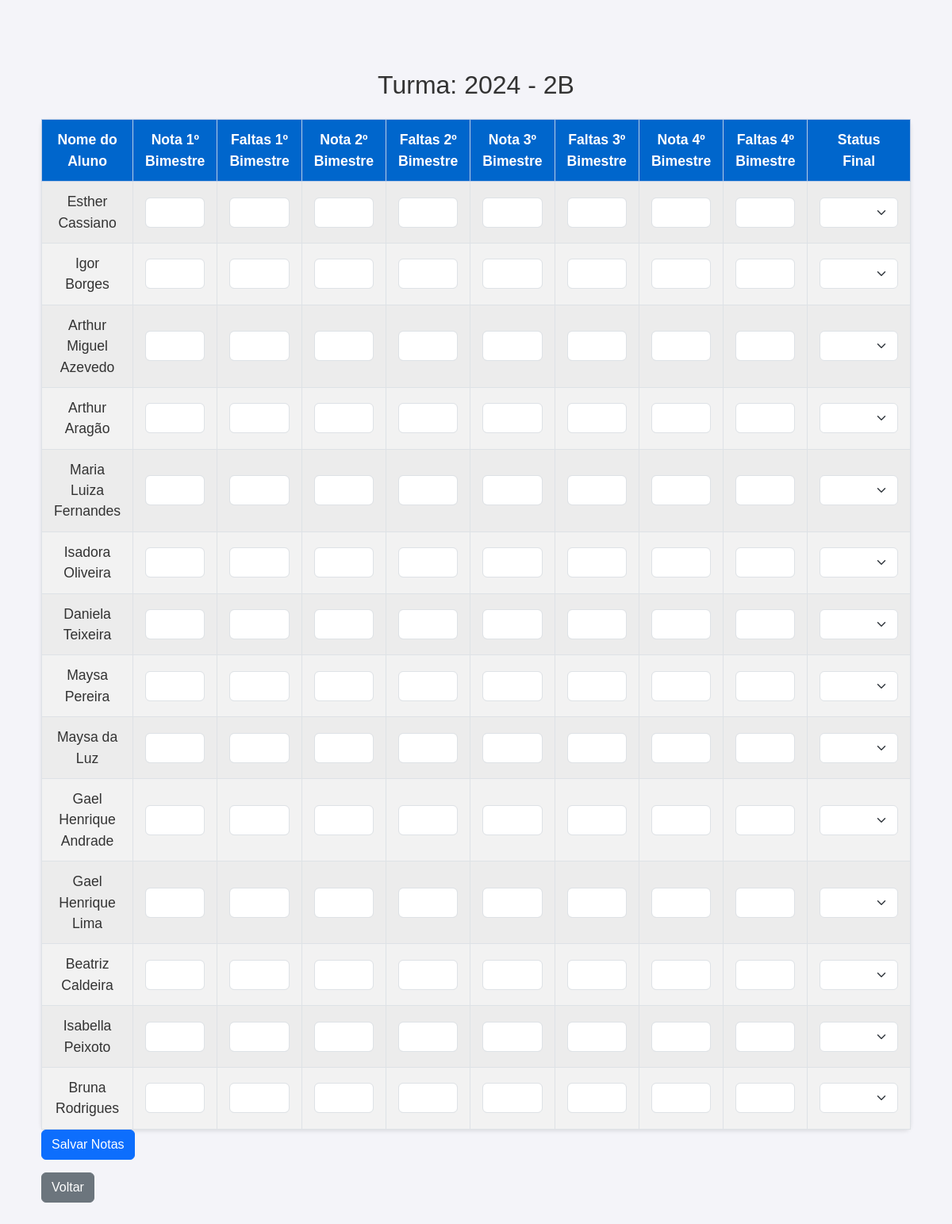
/turma/4/ (signed in), run on an earlier commit of the app's database.
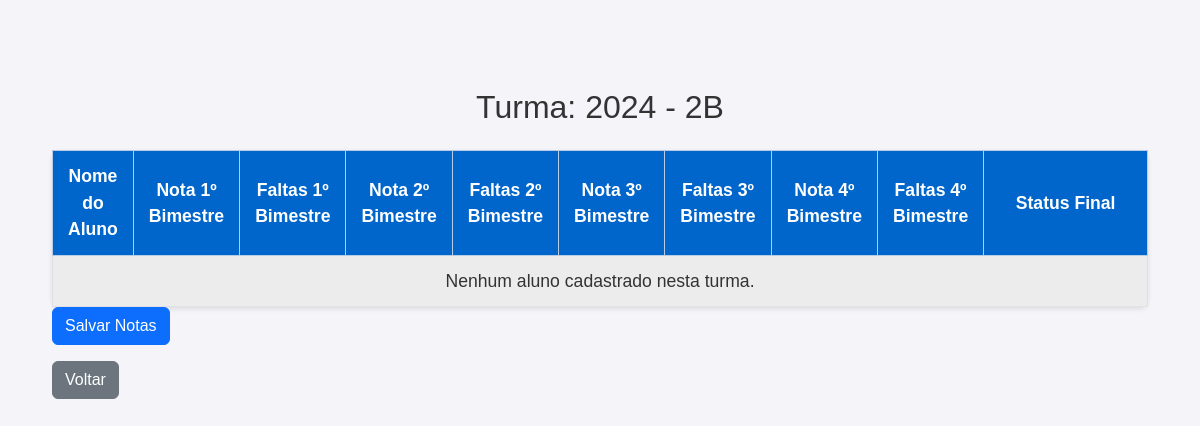
And on a later commit of the database.
### core/models.py (models this page shows, shortened)
class Aluno(models.Model):
    user = models.OneToOneField(User, on_delete=models.CASCADE, related_name='aluno_profile')
    nome = models.CharField(max_length=100)
    rm = models.CharField(max_length=20, unique=True)  # Registro de matrícula único
    ra_rg = models.CharField(max_length=20, blank=True, null=True)  # RA ou RG (opcional)
    data_nascimento = models.DateField()  # Data de nascimento do aluno
    status = models.CharField(
        max_length=11,
        choices=[('ativo', 'Ativo'), ('transferido', 'Transferido'), ('suplente', 'Suplente')],
        default='ativo'
    )
    email_responsavel = models.EmailField(max_length=100, blank=True, null=True)
    telefone_responsavel = models.CharField(max_length=15, blank=True, null=True)

### core/views.py (the view, shortened to what this page needs)
# urls.py: path('turma/<int:turma_id>/', views.detalhes_turma, name='detalhes_turma'),
@login_required
def detalhes_turma(request, turma_id):
    turma = get_object_or_404(Turma, id=turma_id)
    alunos = turma.alunos.all()
    disciplinas = Disciplina.objects.filter(professores__in=turma.professores.all()).distinct()
    return render(request, 'core/detalhes_turma.html', {'turma': turma, 'alunos': alunos})

### core/templates/core/detalhes_turma.html (shortened to what this page needs)
{% load static %}
<!DOCTYPE html>
<html lang="pt-BR">
<head>
    <link href="https://cdn.jsdelivr.net/npm/bootstrap@5.3.0/dist/css/bootstrap.min.css" rel="stylesheet">
    <link rel="stylesheet" href="{% static 'css/estilos.css' %}">
</head>
<body>
    <div class="container mt-5">
        <h1 class="text-center mb-4">Turma: {{ turma.ano }} - {{ turma.classe }}</h1>
        <form method="post">
            <table class="table table-striped table-bordered table-custom">
                <thead class="table-primary">
                    <tr>
                        <th>Nome do Aluno</th>
                        <th>Nota 1º Bimestre</th>
                        <th>Faltas 1º Bimestre</th>
                        <th>Nota 2º Bimestre</th>
                        <th>Faltas 2º Bimestre</th>
                        <th>Nota 3º Bimestre</th>
                        <th>Faltas 3º Bimestre</th>
                        <th>Nota 4º Bimestre</th>
                        <th>Faltas 4º Bimestre</th>
                        <th class="status-final">Status Final</th>
                    </tr>
                </thead>
                <tbody>
                    {% for aluno in alunos %}
                    <tr>
                        <td>{{ aluno.nome }}</td>
                        <td><input type="number" name="nota_bimestre1_{{ aluno.id }}" value="{{ aluno.nota_set.first.nota_bimestre1 }}" class="form-control"></td>
                        <td><input type="number" name="faltas_bimestre1_{{ aluno.id }}" value="{{ aluno.nota_set.first.faltas_bimestre1 }}" class="form-control"></td>
                        <td><input type="number" name="nota_bimestre2_{{ aluno.id }}" value="{{ aluno.nota_set.first.nota_bimestre2 }}" class="form-control"></td>
                        <td><input type="number" name="faltas_bimestre2_{{ aluno.id }}" value="{{ aluno.nota_set.first.faltas_bimestre2 }}" class="form-control"></td>
                        <td><input type="number" name="nota_bimestre3_{{ aluno.id }}" value="{{ aluno.nota_set.first.nota_bimestre3 }}" class="form-control"></td>
                        <td><input type="number" name="faltas_bimestre3_{{ aluno.id }}" value="{{ aluno.nota_set.first.faltas_bimestre3 }}" class="form-control"></td>
                        <td><input type="number" name="nota_bimestre4_{{ aluno.id }}" value="{{ aluno.nota_set.first.nota_bimestre4 }}" class="form-control"></td>
                        <td><input type="number" name="faltas_bimestre4_{{ aluno.id }}" value="{{ aluno.nota_set.first.faltas_bimestre4 }}" class="form-control"></td>
                        <td class="status-final">
                            <select name="status_final_{{ aluno.id }}" class="form-select">
                            </select>
                        </td>
                    </tr>
                    {% empty %}
                    <tr>
                        <td colspan="10" class="text-center">Nenhum aluno cadastrado nesta turma.</td>
                    </tr>
                    {% endfor %}
                </tbody>
            </table>
            <button type="submit" class="btn btn-primary">Salvar Notas</button>
        </form>
        <a href="{% url 'professor_home' %}" class="btn btn-secondary mt-3">Voltar</a>
    </div>
</body>
</html>

What changed in the data, as far as the page shows it:
removed Aluno: nome "Esther Cassiano"
removed Aluno: nome "Igor Borges"
removed Aluno: nome "Arthur Miguel Azevedo"
removed Aluno: nome "Arthur Aragão"
removed Aluno: nome "Maria Luiza Fernandes"
removed Aluno: nome "Isadora Oliveira"
removed Aluno: nome "Daniela Teixeira"
removed Aluno: nome "Maysa Pereira"
removed Aluno: nome "Maysa da Luz"
removed Aluno: nome "Gael Henrique Andrade"
removed Aluno: nome "Gael Henrique Lima"
removed Aluno: nome "Beatriz Caldeira"
removed Aluno: nome "Isabella Peixoto"
removed Aluno: nome "Bruna Rodrigues"
Also different on the page:
text now shown: "Nenhum aluno cadastrado nesta turma."
